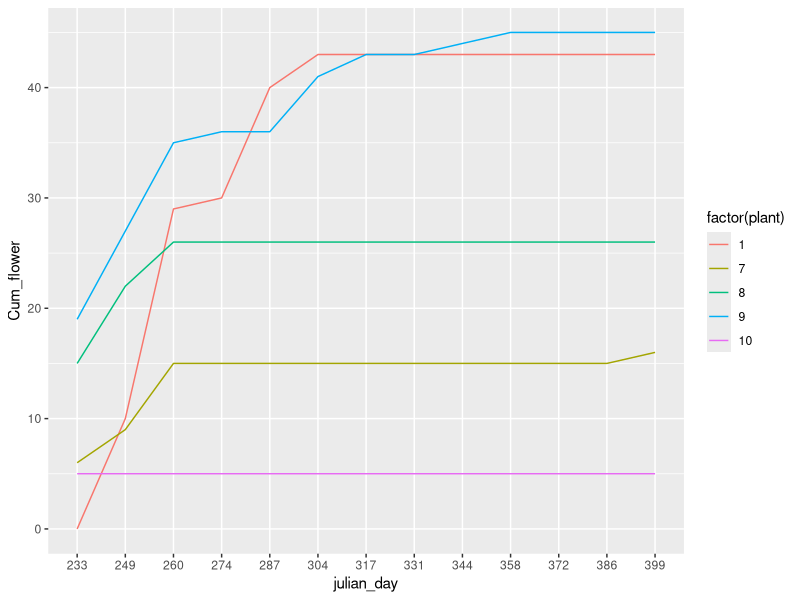

Source code (R):
## ---- chunk 1
library(dplyr)
library(tidyr)
library(ggplot2)
## ---- chunk 2
# load the dataset where the number of seedlings are counted at several dates (given in Julian Date)
# column 6 to 18 are the number of seedlings counted at that particular day (represented as julian day).

nr_seedlings <- read.table("data/nr_seedlings.txt", header=T)
## ---- chunk 3
nr_seedlings_tidy <- gather(nr_seedlings,key = "Julian_day",value = "Nr_flower",JD233:JD399)
## ---- chunk 4
# dataset with lenght of inflorescence shoot, root and length/width of leaf
plant_size <- read.table("data/plant_size.txt", header=T)

## ---- chunk 5
plant_size_spread <- spread(plant_size, key = part, value = length)
## ---- chunk 6
plant_size_spread <- separate(plant_size_spread, col = leaf, into = c("leaf_length","leaf_width"), sep = "/")
## ---- chunk 7
plant_size_unite <- unite(plant_size_spread, col = leaf_width_length, leaf_length, leaf_width, sep = "_", remove = FALSE)
## ---- chunk 8
filter(plant_size, Plot == "A")
## ---- chunk 9
#first we should turn all variables to numeric
plant_size_spread$inflorescence <- as.numeric(as.character(plant_size_spread$inflorescence))
plant_size_spread$root <- as.numeric(as.character(plant_size_spread$root))
plant_size_spread$leaf_length <- as.numeric(plant_size_spread$leaf_length)
plant_size_spread$leaf_width <- as.numeric(plant_size_spread$leaf_width)

#now we can arrange
arrange(plant_size_spread, inflorescence)
## ---- chunk 10
plant_size_tidy <- spread(plant_size, part, length)
plant_size_tidy <- separate(plant_size_tidy, col = leaf, into = c("leaf_length","leaf_width"),sep="/")
## ---- chunk 11
select(plant_size_spread, Plant, Plot, leaf_length, leaf_width)
## ---- chunk 12
mutate(plant_size_spread, leaf_area = leaf_length * leaf_width)
## ---- chunk 13
plant_size_plotg <- group_by(plant_size_spread, Plot)
summarise(plant_size_plotg, Avg = mean(root), Med = median(root))
## ---- chunk 14
nr_seedlings %>%
  gather("JD", "nr_flower", JD233:JD399) %>%
  mutate(julian_day = substr(JD, 3, 5)) -> nr_seedlings_tidy

nr_seedlings_tidy %>%
  select(plant, inflorescence, plate, julian_day, nr_flower) %>%
  group_by(plant) %>%
  summarise(Total_flower = sum(nr_flower, na.rm = TRUE))
## ---- chunk 15
plant_size %>%
  spread(part, length) %>%
  separate(leaf, c("leaf_length","leaf_width")) %>%
  mutate_at(.vars = vars(inflorescence:root), .funs = function(x) as.numeric(as.character(x))) %>% # to turn all factor variables into numeric
  mutate(leaf_area = leaf_length * leaf_width) %>%
  mutate_at(.vars = vars(inflorescence:leaf_area), .funs = funs(std = scale(.)))
## ---- chunk 16
nr_seedlings_tidy %>%
  group_by(plant, julian_day) %>%
  summarise(nr_flower = sum(nr_flower, na.rm = TRUE)) %>%
  arrange(plant, julian_day) %>% # this is actually not necessary, but just to be sure ...
  mutate(Cum_flower = cumsum(nr_flower)) %>%
  filter(plant < 11) -> nr_seedling_cum

ggplot(nr_seedling_cum, aes(x = julian_day, y = Cum_flower, color = factor(plant), group = plant)) +
  geom_path()
## ---- chunk 17

## No solutions for that one , you are on your own ...

## ---- chunk 18
# change dataframe to tible
cars_tib <- as_tibble(cars)

# type cars and cars_tib in the console
# show first 15 rows from cars_tib with print(cars_tib, n=12, width= Inf)

# create a similar dataframe and tibble and check the differences (copy to console)

tib1 <- tibble(
  numbers = c(1,2,3,4), 
  dutch = c("één", "twee", "drie", "vier"),
  english = c("one", "two", "three", "four")
)

df1 <- data.frame(
  numbers = c(1,2,3,4), 
  dutch = c("één", "twee", "drie", "vier"),
  english = c("one", "two", "three", "four")
)


tib1$numbers
df1$numbers

tib1$n
df1$n

tib1[, "numbers"]
df1[, "numbers"]

tib1[, c("numbers", "english")]
df1[, c("numbers", "english")]


